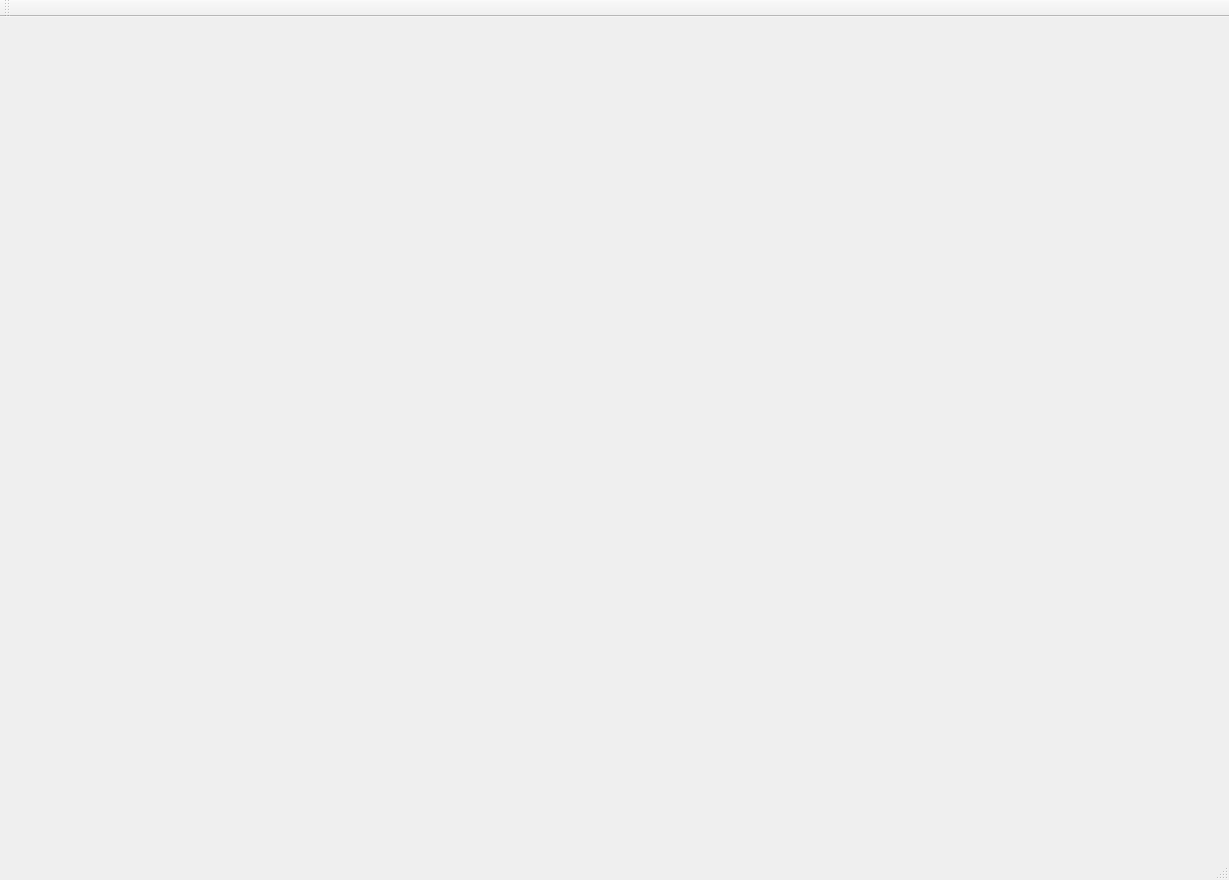
<?xml version="1.0" encoding="UTF-8"?>
<ui version="4.0">
 <class>QtGuiSurveillanceMultiClass</class>
 <widget class="QMainWindow" name="QtGuiSurveillanceMultiClass">
  <property name="geometry">
   <rect>
    <x>0</x>
    <y>0</y>
    <width>1229</width>
    <height>880</height>
   </rect>
  </property>
  <property name="windowTitle">
   <string>QtGuiSurveillanceMulti</string>
  </property>
  <widget class="QWidget" name="centralWidget"/>
  <widget class="QMenuBar" name="menuBar">
   <property name="geometry">
    <rect>
     <x>0</x>
     <y>0</y>
     <width>1229</width>
     <height>23</height>
    </rect>
   </property>
  </widget>
  <widget class="QToolBar" name="mainToolBar">
   <attribute name="toolBarArea">
    <enum>TopToolBarArea</enum>
   </attribute>
   <attribute name="toolBarBreak">
    <bool>false</bool>
   </attribute>
  </widget>
  <widget class="QStatusBar" name="statusBar"/>
 </widget>
 <layoutdefault spacing="6" margin="11"/>
 <resources>
  <include location="QtGuiSurveillanceMulti.qrc"/>
 </resources>
 <connections/>
</ui>
